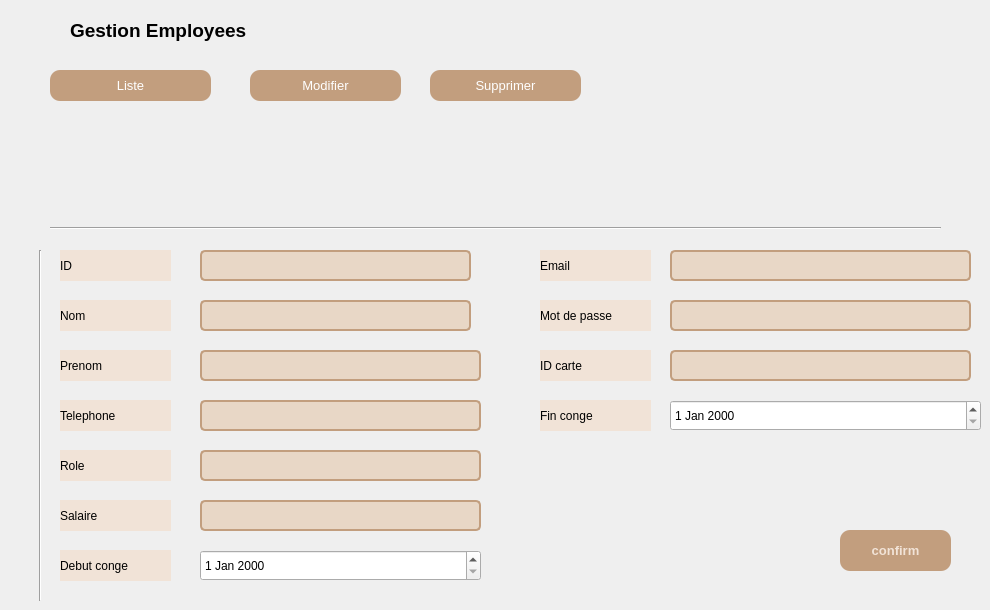
      <widget class="QWidget" name="page_15">
       <widget class="QLabel" name="label_27">
        <property name="geometry">
         <rect>
          <x>70</x>
          <y>10</y>
          <width>291</width>
          <height>41</height>
         </rect>
        </property>
        <property name="font">
         <font>
          <pointsize>14</pointsize>
          <weight>75</weight>
          <bold>true</bold>
         </font>
        </property>
        <property name="text">
         <string>Gestion Employees</string>
        </property>
       </widget>
       <widget class="QPushButton" name="liste">
        <property name="geometry">
         <rect>
          <x>50</x>
          <y>70</y>
          <width>161</width>
          <height>31</height>
         </rect>
        </property>
        <property name="font">
         <font>
          <pointsize>10</pointsize>
         </font>
        </property>
        <property name="styleSheet">
         <string notr="true">QPushButton
{
border-radius:10px;
background-color:#C29E7E;
color:white;
}
QPushButton:pressed{
padding-left:5px;
padding-top:5px;
background-color: #C29E7E;


}</string>
        </property>
        <property name="text">
         <string>Liste</string>
        </property>
       </widget>
       <widget class="QLineEdit" name="nom">
        <property name="geometry">
         <rect>
          <x>200</x>
          <y>300</y>
          <width>271</width>
          <height>31</height>
         </rect>
        </property>
        <property name="styleSheet">
         <string notr="true">QLineEdit {
    border: 2px solid #C29E7E;
    border-radius: 5px;
    padding: 6px 12px;
    background-color: #E8D7C6;
}

QLineEdit:focus {
    border-color: #A48569;
}
</string>
        </property>
       </widget>
       <widget class="QLineEdit" name="prenom">
        <property name="geometry">
         <rect>
          <x>200</x>
          <y>350</y>
          <width>281</width>
          <height>31</height>
         </rect>
        </property>
        <property name="styleSheet">
         <string notr="true">QLineEdit {
    border: 2px solid #C29E7E;
    border-radius: 5px;
    padding: 6px 12px;
    background-color: #E8D7C6;
}

QLineEdit:focus {
    border-color: #A48569;
}
</string>
        </property>
       </widget>
       <widget class="QPushButton" name="confirmer">
        <property name="geometry">
         <rect>
          <x>840</x>
          <y>530</y>
          <width>111</width>
          <height>41</height>
         </rect>
        </property>
        <property name="font">
         <font>
          <pointsize>10</pointsize>
          <weight>75</weight>
          <bold>true</bold>
         </font>
        </property>
        <property name="styleSheet">
         <string notr="true">QPushButton
{
border-radius:10px;
background-color:#C29E7E;
color:#F1E3D7;
}
QPushButton:pressed{
padding-left:5px;
padding-top:5px;
background-color: #C29E7E;


}</string>
        </property>
        <property name="text">
         <string>confirm</string>
        </property>
       </widget>
       <widget class="QLineEdit" name="telephone">
        <property name="geometry">
         <rect>
          <x>200</x>
          <y>400</y>
          <width>281</width>
          <height>31</height>
         </rect>
        </property>
        <property name="styleSheet">
         <string notr="true">QLineEdit {
    border: 2px solid #C29E7E;
    border-radius: 5px;
    padding: 6px 12px;
    background-color: #E8D7C6;
}

QLineEdit:focus {
    border-color: #A48569;
}
</string>
        </property>
       </widget>
       <widget class="QLineEdit" name="role">
        <property name="geometry">
         <rect>
          <x>200</x>
          <y>450</y>
          <width>281</width>
          <height>31</height>
         </rect>
        </property>
        <property name="styleSheet">
         <string notr="true">QLineEdit {
    border: 2px solid #C29E7E;
    border-radius: 5px;
    padding: 6px 12px;
    background-color: #E8D7C6;
}

QLineEdit:focus {
    border-color: #A48569;
}
</string>
        </property>
       </widget>
       <widget class="QLineEdit" name="salaire">
        <property name="geometry">
         <rect>
          <x>200</x>
          <y>500</y>
          <width>281</width>
          <height>31</height>
         </rect>
        </property>
        <property name="styleSheet">
         <string notr="true">QLineEdit {
    border: 2px solid #C29E7E;
    border-radius: 5px;
    padding: 6px 12px;
    background-color: #E8D7C6;
}

QLineEdit:focus {
    border-color: #A48569;
}
</string>
        </property>
       </widget>
       <widget class="QLineEdit" name="email">
        <property name="geometry">
         <rect>
          <x>670</x>
          <y>250</y>
          <width>301</width>
          <height>31</height>
         </rect>
        </property>
        <property name="styleSheet">
         <string notr="true">QLineEdit {
    border: 2px solid #C29E7E;
    border-radius: 5px;
    padding: 6px 12px;
    background-color: #E8D7C6;
}

QLineEdit:focus {
    border-color: #A48569;
}
</string>
        </property>
       </widget>
       <widget class="QLineEdit" name="id">
        <property name="geometry">
         <rect>
          <x>200</x>
          <y>250</y>
          <width>271</width>
          <height>31</height>
         </rect>
        </property>
        <property name="styleSheet">
         <string notr="true">QLineEdit {
    border: 2px solid #C29E7E;
    border-radius: 5px;
    padding: 6px 12px;
    background-color: #E8D7C6;
}

QLineEdit:focus {
    border-color: #A48569;
}
</string>
        </property>
       </widget>
       <widget class="QDateEdit" name="debut_conge">
        <property name="geometry">
         <rect>
          <x>200</x>
          <y>550</y>
          <width>281</width>
          <height>31</height>
         </rect>
        </property>
       </widget>
       <widget class="QDateEdit" name="fin_conge">
        <property name="geometry">
         <rect>
          <x>670</x>
          <y>400</y>
          <width>311</width>
          <height>31</height>
         </rect>
        </property>
       </widget>
       <widget class="QLineEdit" name="mdp">
        <property name="geometry">
         <rect>
          <x>670</x>
          <y>300</y>
          <width>301</width>
          <height>31</height>
         </rect>
        </property>
        <property name="styleSheet">
         <string notr="true">QLineEdit {
    border: 2px solid #C29E7E;
    border-radius: 5px;
    padding: 6px 12px;
    background-color: #E8D7C6;
}

QLineEdit:focus {
    border-color: #A48569;
}
</string>
        </property>
       </widget>
       <widget class="QPushButton" name="pb_update_employe_3">
        <property name="geometry">
         <rect>
          <x>250</x>
          <y>70</y>
          <width>151</width>
          <height>31</height>
         </rect>
        </property>
        <property name="font">
         <font>
          <pointsize>10</pointsize>
         </font>
        </property>
        <property name="styleSheet">
         <string notr="true">QPushButton
{
border-radius:10px;
background-color:#C29E7E;
color:white;
}
QPushButton:pressed{
padding-left:5px;
padding-top:5px;
background-color: #C29E7E;


}</string>
        </property>
        <property name="text">
         <string>Modifier</string>
        </property>
       </widget>
       <widget class="QPushButton" name="pb_delete_employe_3">
        <property name="geometry">
         <rect>
          <x>430</x>
          <y>70</y>
          <width>151</width>
          <height>31</height>
         </rect>
        </property>
        <property name="font">
         <font>
          <pointsize>10</pointsize>
         </font>
        </property>
        <property name="styleSheet">
         <string notr="true">QPushButton
{
border-radius:10px;
background-color:#C29E7E;
color:white;
}
QPushButton:pressed{
padding-left:5px;
padding-top:5px;
background-color: #C29E7E;


}</string>
        </property>
        <property name="text">
         <string>Supprimer</string>
        </property>
       </widget>
       <widget class="QLineEdit" name="idcard">
        <property name="geometry">
         <rect>
          <x>670</x>
          <y>350</y>
          <width>301</width>
          <height>31</height>
         </rect>
        </property>
        <property name="styleSheet">
         <string notr="true">QLineEdit {
    border: 2px solid #C29E7E;
    border-radius: 5px;
    padding: 6px 12px;
    background-color: #E8D7C6;
}

QLineEdit:focus {
    border-color: #A48569;
}
</string>
        </property>
       </widget>
       <widget class="QLabel" name="label_nom_51">
        <property name="geometry">
         <rect>
          <x>60</x>
          <y>250</y>
          <width>111</width>
          <height>31</height>
         </rect>
        </property>
        <property name="styleSheet">
         <string notr="true">background-color: rgb(241, 227, 215);</string>
        </property>
        <property name="text">
         <string>ID</string>
        </property>
       </widget>
       <widget class="QLabel" name="label_nom_52">
        <property name="geometry">
         <rect>
          <x>60</x>
          <y>300</y>
          <width>111</width>
          <height>31</height>
         </rect>
        </property>
        <property name="styleSheet">
         <string notr="true">background-color: rgb(241, 227, 215);</string>
        </property>
        <property name="text">
         <string>Nom</string>
        </property>
       </widget>
       <widget class="QLabel" name="label_nom_53">
        <property name="geometry">
         <rect>
          <x>60</x>
          <y>350</y>
          <width>111</width>
          <height>31</height>
         </rect>
        </property>
        <property name="styleSheet">
         <string notr="true">background-color: rgb(241, 227, 215);</string>
        </property>
        <property name="text">
         <string>Prenom</string>
        </property>
       </widget>
       <widget class="QLabel" name="label_nom_54">
        <property name="geometry">
         <rect>
          <x>60</x>
          <y>400</y>
          <width>111</width>
          <height>31</height>
         </rect>
        </property>
        <property name="styleSheet">
         <string notr="true">background-color: rgb(241, 227, 215);</string>
        </property>
        <property name="text">
         <string>Telephone</string>
        </property>
       </widget>
       <widget class="QLabel" name="label_nom_55">
        <property name="geometry">
         <rect>
          <x>60</x>
          <y>450</y>
          <width>111</width>
          <height>31</height>
         </rect>
        </property>
        <property name="styleSheet">
         <string notr="true">background-color: rgb(241, 227, 215);</string>
        </property>
        <property name="text">
         <string>Role</string>
        </property>
       </widget>
       <widget class="QLabel" name="label_nom_56">
        <property name="geometry">
         <rect>
          <x>60</x>
          <y>500</y>
          <width>111</width>
          <height>31</height>
         </rect>
        </property>
        <property name="styleSheet">
         <string notr="true">background-color: rgb(241, 227, 215);</string>
        </property>
        <property name="text">
         <string>Salaire</string>
        </property>
       </widget>
       <widget class="QLabel" name="label_nom_57">
        <property name="geometry">
         <rect>
          <x>60</x>
          <y>550</y>
          <width>111</width>
          <height>31</height>
         </rect>
        </property>
        <property name="styleSheet">
         <string notr="true">background-color: rgb(241, 227, 215);</string>
        </property>
        <property name="text">
         <string>Debut conge</string>
        </property>
       </widget>
       <widget class="QLabel" name="label_nom_58">
        <property name="geometry">
         <rect>
          <x>540</x>
          <y>400</y>
          <width>111</width>
          <height>31</height>
         </rect>
        </property>
        <property name="styleSheet">
         <string notr="true">background-color: rgb(241, 227, 215);</string>
        </property>
        <property name="text">
         <string>Fin conge</string>
        </property>
       </widget>
       <widget class="QLabel" name="label_nom_59">
        <property name="geometry">
         <rect>
          <x>540</x>
          <y>250</y>
          <width>111</width>
          <height>31</height>
         </rect>
        </property>
        <property name="styleSheet">
         <string notr="true">background-color: rgb(241, 227, 215);</string>
        </property>
        <property name="text">
         <string>Email</string>
        </property>
       </widget>
       <widget class="QLabel" name="label_nom_60">
        <property name="geometry">
         <rect>
          <x>540</x>
          <y>300</y>
          <width>111</width>
          <height>31</height>
         </rect>
        </property>
        <property name="styleSheet">
         <string notr="true">background-color: rgb(241, 227, 215);</string>
        </property>
        <property name="text">
         <string>Mot de passe</string>
        </property>
       </widget>
       <widget class="QLabel" name="label_nom_61">
        <property name="geometry">
         <rect>
          <x>540</x>
          <y>350</y>
          <width>111</width>
          <height>31</height>
         </rect>
        </property>
        <property name="styleSheet">
         <string notr="true">background-color: rgb(241, 227, 215);</string>
        </property>
        <property name="text">
         <string>ID carte</string>
        </property>
       </widget>
       <widget class="Line" name="line_26">
        <property name="geometry">
         <rect>
          <x>50</x>
          <y>220</y>
          <width>891</width>
          <height>16</height>
         </rect>
        </property>
        <property name="orientation">
         <enum>Qt::Horizontal</enum>
        </property>
       </widget>
       <widget class="Line" name="line_27">
        <property name="geometry">
         <rect>
          <x>30</x>
          <y>250</y>
          <width>20</width>
          <height>351</height>
         </rect>
        </property>
        <property name="orientation">
         <enum>Qt::Vertical</enum>
        </property>
       </widget>
      </widget>
